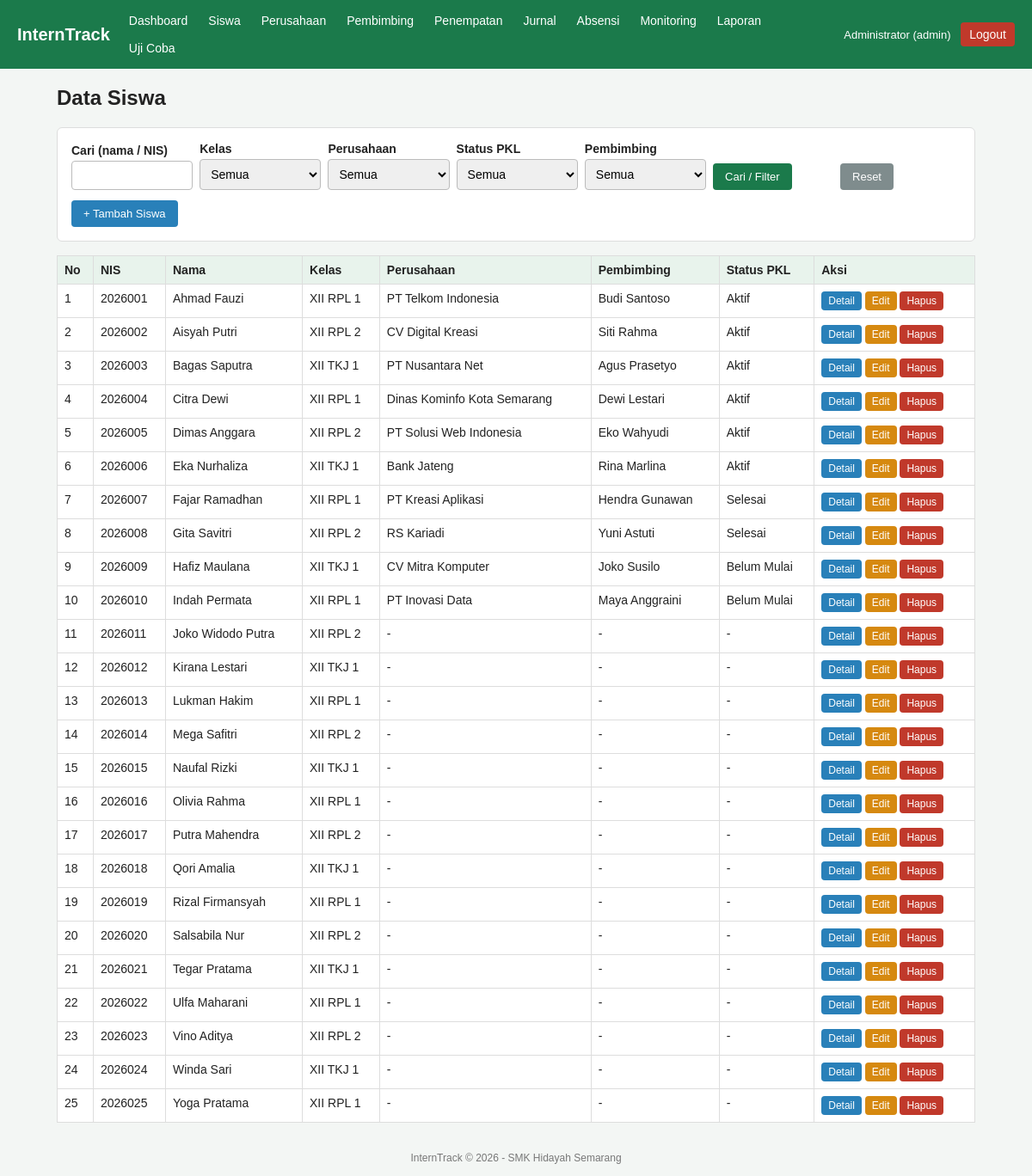
/admin/siswa.php (signed in), run on the app's committed database.
### tables this page shows
CREATE TABLE penempatan (
  id INT AUTO_INCREMENT PRIMARY KEY,
  siswa_id INT NOT NULL,
  perusahaan_id INT NOT NULL,
  pembimbing_id INT NOT NULL,
  tanggal_mulai DATE NOT NULL,
  tanggal_selesai DATE NOT NULL,
  status ENUM('Belum Mulai','Aktif','Selesai') NOT NULL DEFAULT 'Belum Mulai',
  FOREIGN KEY (siswa_id) REFERENCES siswa(id) ON DELETE CASCADE,
  FOREIGN KEY (perusahaan_id) REFERENCES perusahaan(id),
  FOREIGN KEY (pembimbing_id) REFERENCES pembimbing(id)
);

CREATE TABLE siswa (
  id INT AUTO_INCREMENT PRIMARY KEY,
  user_id INT NOT NULL,
  nis VARCHAR(20) NOT NULL UNIQUE,
  nama VARCHAR(100) NOT NULL,
  kelas VARCHAR(20) NOT NULL,
  jurusan VARCHAR(50) NOT NULL,
  no_hp VARCHAR(20),
  FOREIGN KEY (user_id) REFERENCES users(id) ON DELETE CASCADE
);

CREATE TABLE perusahaan (
  id INT AUTO_INCREMENT PRIMARY KEY,
  nama_perusahaan VARCHAR(100) NOT NULL,
  alamat VARCHAR(255) NOT NULL,
  bidang VARCHAR(100) NOT NULL,
  kontak VARCHAR(50)
);

CREATE TABLE pembimbing (
  id INT AUTO_INCREMENT PRIMARY KEY,
  user_id INT NOT NULL,
  nip VARCHAR(20) NOT NULL UNIQUE,
  nama VARCHAR(100) NOT NULL,
  no_hp VARCHAR(20),
  FOREIGN KEY (user_id) REFERENCES users(id) ON DELETE CASCADE
);

### config/koneksi.php (called while the page is built, shortened)
<?php
function e($s) {
    return htmlspecialchars((string)$s, ENT_QUOTES, 'UTF-8');
}

### admin/siswa.php (the view, shortened to what this page needs)
<?php
require __DIR__ . '/../config/koneksi.php';
$aksi = $_GET['aksi'] ?? 'list';
$errors = [];
$data = ['nis' => '', 'nama' => '', 'kelas' => '', 'jurusan' => '', 'no_hp' => ''];
include __DIR__ . '/../config/header.php';
if ($aksi === 'tambah' || $aksi === 'edit'):
    $id = (int)($_GET['id'] ?? $_POST['id'] ?? 0);
?>
<div class="card">
    <h3><?= $aksi === 'tambah' ? 'Tambah' : 'Edit' ?> Siswa</h3>
    <?php foreach ($errors as $er): ?><div class="alert error"><?= e($er) ?></div><?php endforeach; ?>
    <form method="post" action="siswa.php?aksi=<?= e($aksi) ?>">
        <input type="hidden" name="id" value="<?= $id ?>">
        <label>NIS</label>
        <input type="text" name="nis" value="<?= e($data['nis']) ?>">
        <label>Nama</label>
        <input type="text" name="nama" value="<?= e($data['nama']) ?>">
        <label>Kelas</label>
        <input type="text" name="kelas" value="<?= e($data['kelas']) ?>" placeholder="contoh: XII RPL 1">
        <label>Jurusan</label>
        <input type="text" name="jurusan" value="<?= e($data['jurusan']) ?>" placeholder="contoh: Rekayasa Perangkat Lunak">
        <label>No. HP</label>
        <input type="text" name="no_hp" value="<?= e($data['no_hp']) ?>">
        <label>Password login <?= $aksi === 'edit' ? '(kosongkan jika tidak diubah)' : '(kosong = "password")' ?></label>
        <input type="password" name="password">
        <p>Username siswa = NIS.</p>
        <button class="btn" type="submit">Simpan</button>
        <a class="btn abu" href="siswa.php">Batal</a>
    </form>
</div>
<?php
else:
    $q = trim($_GET['q'] ?? '');
    $where = [];
    $par = [];
    $sql = "SELECT s.*, p.status AS status_pkl, pr.nama_perusahaan, pb.nama AS nama_pembimbing
            FROM siswa s
            LEFT JOIN penempatan p ON p.siswa_id = s.id
            LEFT JOIN perusahaan pr ON pr.id = p.perusahaan_id
            LEFT JOIN pembimbing pb ON pb.id = p.pembimbing_id"
         . ($where ? " WHERE " . implode(' AND ', $where) : "") . " ORDER BY s.nama";
    $st = $pdo->prepare($sql);
    $st->execute($par);
    $rows = $st->fetchAll();
?>
<div class="card">
    <form method="get" class="filter">
        <div><label>Cari (nama / NIS)</label><input type="text" name="q" value="<?= e($q) ?>"></div>
        <div><label>Kelas</label>
            <select name="kelas"><option value="">Semua</option>
            </select></div>
        <div><label>Perusahaan</label>
            <select name="perusahaan"><option value="0">Semua</option>
            </select></div>
        <div><label>Status PKL</label>
            <select name="status"><option value="">Semua</option>
            </select></div>
        <div><label>Pembimbing</label>
            <select name="pembimbing"><option value="0">Semua</option>
            </select></div>
        <div style="flex:0"><button class="btn" type="submit">Cari / Filter</button></div>
        <div style="flex:0"><a class="btn abu" href="siswa.php">Reset</a></div>
    </form>
    <a class="btn biru" href="siswa.php?aksi=tambah">+ Tambah Siswa</a>
</div>
<table>
    <tr><th>No</th><th>NIS</th><th>Nama</th><th>Kelas</th><th>Perusahaan</th><th>Pembimbing</th><th>Status PKL</th><th>Aksi</th></tr>
    <?php foreach ($rows as $i => $r): ?>
    <tr>
        <td><?= $i + 1 ?></td>
        <td><?= e($r['nis']) ?></td>
        <td><?= e($r['nama']) ?></td>
        <td><?= e($r['kelas']) ?></td>
        <td><?= e($r['nama_perusahaan'] ?? '-') ?></td>
        <td><?= e($r['nama_pembimbing'] ?? '-') ?></td>
        <td><?= e($r['status_pkl'] ?? '-') ?></td>
        <td>
            <a class="btn kecil biru" href="siswa.php?aksi=detail&id=<?= $r['id'] ?>">Detail</a>
            <a class="btn kecil kuning" href="siswa.php?aksi=edit&id=<?= $r['id'] ?>">Edit</a>
            <form class="inline" method="post" action="siswa.php?aksi=hapus" onsubmit="return confirm('Hapus siswa ini beserta jurnal/absensinya?')">
                <button class="btn kecil merah" type="submit">Hapus</button>
            </form>
        </td>
    </tr>
    <?php endforeach; ?>
</table>
<?php endif; ?>
<?php include __DIR__ . '/../config/footer.php'; ?>

### assets/style.css (style rules this page uses)
* { box-sizing: border-box; }
body { font-family: Arial, sans-serif; margin: 0; background: #f3f6f4; color: #222; }
.card { background: #fff; border-radius: 6px; padding: 16px; margin-bottom: 16px; border: 1px solid #ddd; }
table { width: 100%; border-collapse: collapse; background: #fff; }
th, td { border: 1px solid #ddd; padding: 8px; text-align: left; font-size: 14px; vertical-align: top; }
th { background: #e8f3ec; }
label { display: block; margin: 10px 0 4px; font-weight: bold; font-size: 14px; }
input[type=text], input[type=password], input[type=date], input[type=number], select, textarea { width: 100%; padding: 8px; border: 1px solid #bbb; border-radius: 4px; font-size: 14px; }
.btn { display: inline-block; background: #1b7a4b; color: #fff; border: 0; padding: 8px 14px; border-radius: 4px; cursor: pointer; text-decoration: none; font-size: 13px; }
.btn.biru { background: #2980b9; }
.btn.merah { background: #c0392b; }
.btn.abu { background: #7f8c8d; }
.btn.kuning { background: #d68910; }
.btn.kecil { padding: 4px 8px; font-size: 12px; }
form.inline { display: inline; }
.filter { display: flex; flex-wrap: wrap; gap: 8px; margin-bottom: 12px; align-items: end; }
.filter > div { flex: 1; min-width: 140px; }
.filter label { margin-top: 0; }

### data on the page
penempatan: siswa.nis "2026001", siswa.nama "Ahmad Fauzi", siswa.kelas "XII RPL 1", perusahaan.nama_perusahaan "PT Telkom Indonesia", pembimbing.nama "Budi Santoso", status "Aktif"
penempatan: siswa.nis "2026002", siswa.nama "Aisyah Putri", siswa.kelas "XII RPL 2", perusahaan.nama_perusahaan "CV Digital Kreasi", pembimbing.nama "Siti Rahma", status "Aktif"
penempatan: siswa.nis "2026003", siswa.nama "Bagas Saputra", siswa.kelas "XII TKJ 1", perusahaan.nama_perusahaan "PT Nusantara Net", pembimbing.nama "Agus Prasetyo", status "Aktif"
penempatan: siswa.nis "2026004", siswa.nama "Citra Dewi", siswa.kelas "XII RPL 1", perusahaan.nama_perusahaan "Dinas Kominfo Kota Semarang", pembimbing.nama "Dewi Lestari", status "Aktif"
penempatan: siswa.nis "2026005", siswa.nama "Dimas Anggara", siswa.kelas "XII RPL 2", perusahaan.nama_perusahaan "PT Solusi Web Indonesia", pembimbing.nama "Eko Wahyudi", status "Aktif"
penempatan: siswa.nis "2026006", siswa.nama "Eka Nurhaliza", siswa.kelas "XII TKJ 1", perusahaan.nama_perusahaan "Bank Jateng", pembimbing.nama "Rina Marlina", status "Aktif"
penempatan: siswa.nis "2026007", siswa.nama "Fajar Ramadhan", siswa.kelas "XII RPL 1", perusahaan.nama_perusahaan "PT Kreasi Aplikasi", pembimbing.nama "Hendra Gunawan", status "Selesai"
penempatan: siswa.nis "2026008", siswa.nama "Gita Savitri", siswa.kelas "XII RPL 2", perusahaan.nama_perusahaan "RS Kariadi", pembimbing.nama "Yuni Astuti", status "Selesai"
penempatan: siswa.nis "2026009", siswa.nama "Hafiz Maulana", siswa.kelas "XII TKJ 1", perusahaan.nama_perusahaan "CV Mitra Komputer", pembimbing.nama "Joko Susilo", status "Belum Mulai"
penempatan: siswa.nis "2026010", siswa.nama "Indah Permata", siswa.kelas "XII RPL 1", perusahaan.nama_perusahaan "PT Inovasi Data", pembimbing.nama "Maya Anggraini", status "Belum Mulai"
siswa: nis "2026011", nama "Joko Widodo Putra", kelas "XII RPL 2", nama_perusahaan "-", nama_pembimbing "-", status_pkl "-"
siswa: nis "2026012", nama "Kirana Lestari", kelas "XII TKJ 1", nama_perusahaan "-", nama_pembimbing "-", status_pkl "-"
siswa: nis "2026013", nama "Lukman Hakim", kelas "XII RPL 1", nama_perusahaan "-", nama_pembimbing "-", status_pkl "-"
siswa: nis "2026014", nama "Mega Safitri", kelas "XII RPL 2", nama_perusahaan "-", nama_pembimbing "-", status_pkl "-"
siswa: nis "2026015", nama "Naufal Rizki", kelas "XII TKJ 1", nama_perusahaan "-", nama_pembimbing "-", status_pkl "-"
siswa: nis "2026016", nama "Olivia Rahma", kelas "XII RPL 1", nama_perusahaan "-", nama_pembimbing "-", status_pkl "-"
siswa: nis "2026017", nama "Putra Mahendra", kelas "XII RPL 2", nama_perusahaan "-", nama_pembimbing "-", status_pkl "-"
siswa: nis "2026018", nama "Qori Amalia", kelas "XII TKJ 1", nama_perusahaan "-", nama_pembimbing "-", status_pkl "-"
siswa: nis "2026019", nama "Rizal Firmansyah", kelas "XII RPL 1", nama_perusahaan "-", nama_pembimbing "-", status_pkl "-"
siswa: nis "2026020", nama "Salsabila Nur", kelas "XII RPL 2", nama_perusahaan "-", nama_pembimbing "-", status_pkl "-"
siswa: nis "2026021", nama "Tegar Pratama", kelas "XII TKJ 1", nama_perusahaan "-", nama_pembimbing "-", status_pkl "-"
siswa: nis "2026022", nama "Ulfa Maharani", kelas "XII RPL 1", nama_perusahaan "-", nama_pembimbing "-", status_pkl "-"
siswa: nis "2026023", nama "Vino Aditya", kelas "XII RPL 2", nama_perusahaan "-", nama_pembimbing "-", status_pkl "-"
siswa: nis "2026024", nama "Winda Sari", kelas "XII TKJ 1", nama_perusahaan "-", nama_pembimbing "-", status_pkl "-"
siswa: nis "2026025", nama "Yoga Pratama", kelas "XII RPL 1", nama_perusahaan "-", nama_pembimbing "-", status_pkl "-"

### other printed values
$label "Dashboard"
$label "Siswa"
$label "Perusahaan"
$label "Pembimbing"
$label "Penempatan"
$label "Jurnal"
$label "Absensi"
$label "Monitoring"
$label "Laporan"
$label "Uji Coba"
$_SESSION['user']['nama'] "Administrator"
$role "admin"
$judul "Data Siswa"
